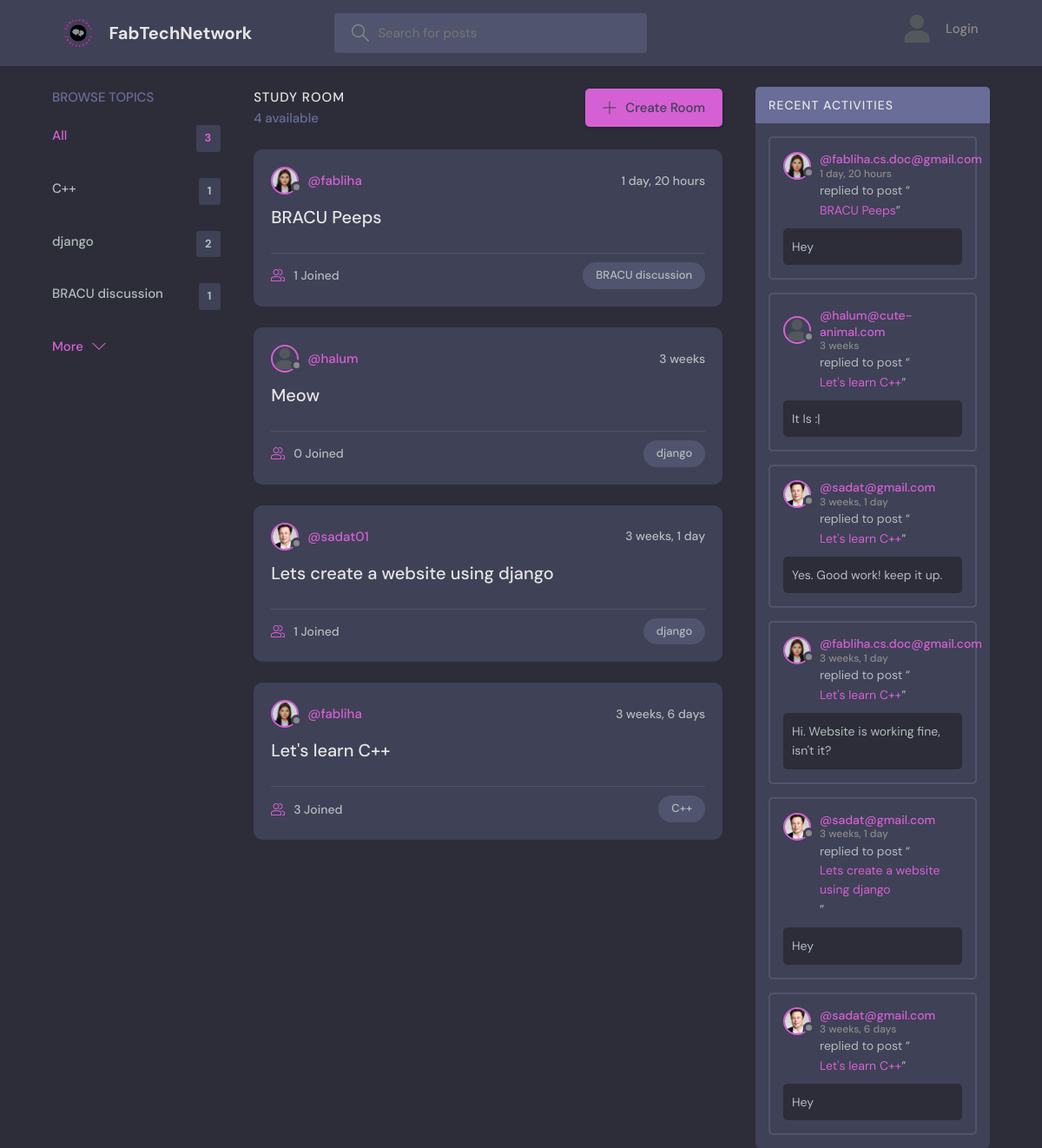
The page / on the database its author committed.
### base/models.py (models this page shows, shortened)
class Topic(models.Model):
    name = models.CharField(max_length=200)

class Room(models.Model):
    host = models.ForeignKey(User, on_delete=models.SET_NULL, null=True)
    topic = models.ForeignKey(Topic, on_delete=models.SET_NULL, null=True)
    name = models.CharField(max_length=200)
    description = models.TextField(null=True, blank=True)
    participants = models.ManyToManyField(User, related_name='participants',blank=True)
    updated = models.DateTimeField(auto_now=True)
    created = models.DateTimeField(auto_now_add=True)
    class Meta:
        ordering = ['-updated', '-created']
    def __str__(self):
        return self.name

class User(AbstractUser):
    name =models.CharField(max_length=200, null=True)
    email =models.EmailField(unique=True, null=True)
    bio = models.TextField(null=True)
    avatar = models.ImageField(null=True, default="avatar.png")
    USERNAME_FIELD = 'email'
    REQUIRED_FIELDS=[]

class Message(models.Model):
    user = models.ForeignKey(User, on_delete = models.CASCADE)
    room = models.ForeignKey(Room, on_delete=models.CASCADE)
    body = models.TextField()
    updated = models.DateTimeField(auto_now=True)
    created = models.DateTimeField(auto_now_add=True)
    class Meta:
        ordering = ['-updated', '-created']

### base/views.py (the view)
# urls.py: path('', views.home, name = "home"),
def home(request):
    q = request.GET.get('q') if request.GET.get('q') !=None else ''
    rooms = Room.objects.filter(
        Q(topic__name__icontains=q) |
        Q(name__icontains=q) |
        Q(description__icontains=q)
    )
    topics = Topic.objects.all()[0:5]
    room_count = rooms.count()
    room_messages = Message.objects.filter(Q(room__topic__name__icontains=q))
    context = {'rooms' : rooms, 'topics' : topics, 'room_count' : room_count, 'room_messages': room_messages}
    return render(request, 'base/home.html', context)

### base/templates/base/home.html (shortened to what this page needs)
{% extends 'main.html' %}
{% block content %}
    <main class="layout layout--3">
      <div class="container">
        {% include 'base/topics_component.html'%}
        <div class="roomList">
          <div class="roomList__header">
            <div>
              <h2>Study Room</h2>
              <p>{{room_count}} available</p>
            </div>
            <a class="btn btn--main" href="{% url 'create-room' %}">
              <svg version="1.1" xmlns="http://www.w3.org/2000/svg" width="32" height="32" viewBox="0 0 32 32">
                <title>add</title>
                <path
                  d="M16.943 0.943h-1.885v14.115h-14.115v1.885h14.115v14.115h1.885v-14.115h14.115v-1.885h-14.115v-14.115z"
                ></path>
              </svg>
              Create Room
            </a>
          </div>
          {% include 'base/feed_component.html' %}
        </div>
         {% include 'base/activity_component.html' %}
      </div>
    </main>
    {% endblock %}

### base/templates/base/topics_component.html
<div class="topics">
    <div class="topics__header">
      <h2>Browse Topics</h2>
    </div>
    <ul class="topics__list">
      <li>
        <a href="{% url 'home' %}" class="active">All <span>{{topics.count}}</span></a>
      </li>
      {% for topic in topics %}
      <li>
        <a href="{% url 'home' %}?q={{topic.name}}">{{topic.name}} <span>{{topic.room_set.all.count}}</span></a>
      </li>
      {% endfor %}
    </ul>
    <a class="btn btn--link" href="{% url 'topics' %}">
      More
      <svg version="1.1" xmlns="http://www.w3.org/2000/svg" width="32" height="32" viewBox="0 0 32 32">
        <title>chevron-down</title>
        <path d="M16 21l-13-13h-3l16 16 16-16h-3l-13 13z"></path>
      </svg>
    </a>
  </div>

### base/templates/base/feed_component.html (shortened to what this page needs)
{% for room in rooms %}
<div class="roomListRoom">
    <div class="roomListRoom__header">
      <a href="{% url 'user-profile' room.host.id %}" class="roomListRoom__author">
        <div class="avatar avatar--small">
          <img src="{{room.host.avatar.url}}" />
        </div>
        <span>@{{room.host.username}}</span>
      </a>
      <div class="roomListRoom__actions">
        <span>{{room.created|timesince}}</span>
      </div>
    </div>
    <div class="roomListRoom__content">
      <a href="{% url 'room' room.id %}">{{room.name}}</a>
    </div>
    <div class="roomListRoom__meta">
      <a href="{% url 'room' room.id %}" class="roomListRoom__joined">
        {{room.participants.all.count}} Joined
      </a>
      <p class="roomListRoom__topic">{{room.topic.name}}</p>
    </div>
</div>
{% endfor %}

### base/templates/base/activity_component.html (shortened to what this page needs)
<div class="activities">
    <div class="activities__header">
      <h2>Recent Activities</h2>
    </div>
    {% for message in room_messages %}
    <div class="activities__box">
      <div class="activities__boxHeader roomListRoom__header">
        <a href="{% url 'user-profile' message.user.id %}" class="roomListRoom__author">
          <div class="avatar avatar--small">
            <img src="{{message.user.avatar.url}}" />
          </div>
          <p>
            @{{message.user}}
            <span>{{message.created|timesince}}</span>
          </p>
        </a>
      </div>
      <div class="activities__boxContent">
        <p>replied to post “<a href="{% url 'room' message.room.id %}">{{message.room}}</a>”</p>
        <div class="activities__boxRoomContent">
          {{message.body}}
        </div>
      </div>
    </div>
    {% endfor %}
  </div>

### rows shown on the page
Topic: name "C++", room_set.all.count "1"
Topic: name "django", room_set.all.count "2"
Topic: name "BRACU discussion", room_set.all.count "1"
Room: host.avatar (picture), host.username "fabliha", created "1 day, 20 hours", name "BRACU Peeps", participants.all.count "1", topic.name "BRACU discussion"
Room: host.avatar (placeholder picture), host.username "halum", created "3 weeks", name "Meow", participants.all.count "0", topic.name "django"
Room: host.avatar (picture), host.username "sadat01", created "3 weeks, 1 day", name "Lets create a website using django", participants.all.count "1", topic.name "django"
Room: host.avatar (picture), host.username "fabliha", created "3 weeks, 6 days", name "Let's learn C++", participants.all.count "3", topic.name "C++"
Message: user.avatar (picture), user "fabliha.cs.doc@gmail.com", created "1 day, 20 hours", room "BRACU Peeps", body "Hey"
Message: user.avatar (placeholder picture), user "halum@cute-animal.com", created "3 weeks", room "Let's learn C++", body "It Is :|"
Message: user.avatar (picture), user "sadat@gmail.com", created "3 weeks, 1 day", room "Let's learn C++", body "Yes. Good work! keep it up."
Message: user.avatar (picture), user "fabliha.cs.doc@gmail.com", created "3 weeks, 1 day", room "Let's learn C++", body "Hi. Website is working fine, isn't it?"
Message: user.avatar (picture), user "sadat@gmail.com", created "3 weeks, 1 day", room "Lets create a website using django", body "Hey"
Message: user.avatar (picture), user "sadat@gmail.com", created "3 weeks, 6 days", room "Let's learn C++", body "Hey"

### other values the page prints
{{ topics.count }} "3"
{{ room_count }} "4"
